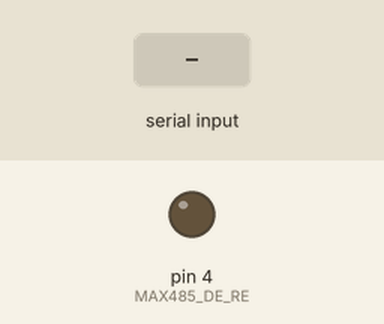
This sketch was run on a simulated Arduino Uno, built with avr-gcc and run on an emulated ATmega328P. On the bench: output pins drawn as LEDs (lit = HIGH). Inputs (shaded band) come from the test bench. What the sketch prints to the serial monitor is not drawn.

Above: at 1.2 s.
1.3 s: "1\n" received over Serial
2.8 s: "OK\n" received over Serial
Timing chart, 0 to 5.8 s (numbered marks = the images above; inputs shaded):
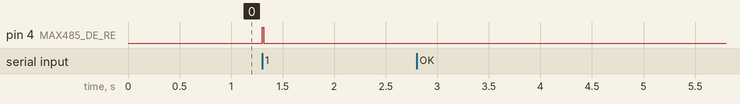

The sketch:

arduino_codigo.ino
```cpp
/*
 * ARDUINO PC - TRANSMISSOR RS485
 *
 * Este código roda no Arduino conectado ao USB do PC da recepção.
 * Ele recebe os comandos enviados pelo software Java a 9600 bps,
 * responde o handshake "OK" para o Java, e retransmite o comando
 * através de um transceptor MAX485 (RS485) para o corredor/hallway.
 *
 * CONEXÕES DO MAX485 NO ARDUINO:
 * - VCC -> 5V
 * - GND -> GND
 * - RX (RO) -> Pino 2 (SoftwareSerial RX)
 * - TX (DI) -> Pino 3 (SoftwareSerial TX)
 * - DE/RE (juntos) -> Pino 4 (Controle de Direção TX/RX)
 */

#include <SoftwareSerial.h>

#define MAX485_DE_RE 4
#define RS485_RX 2
#define RS485_TX 3

// Inicializa a comunicação serial via software para o MAX485
SoftwareSerial rs485(RS485_RX, RS485_TX);

String inputString = "";
bool stringComplete = false;

void setup() {
  // Inicializa a comunicação USB com o PC a 9600 bps
  Serial.begin(9600);

  // Inicializa a comunicação RS485 a 9600 bps
  rs485.begin(9600);

  // Configura pino de controle de fluxo do RS485 como saída
  pinMode(MAX485_DE_RE, OUTPUT);
  digitalWrite(MAX485_DE_RE, LOW); // Modo Receptor por padrão

  inputString.reserve(100);
}

void loop() {
  // Lê os dados recebidos via USB (PC)
  while (Serial.available()) {
    char inChar = (char)Serial.read();
    inputString += inChar;
    if (inChar == '\n') {
      stringComplete = true;
    }
  }

  // Se uma linha completa foi recebida do PC
  if (stringComplete) {
    inputString.trim(); // Limpa espaços e quebras de linha nas pontas

    if (inputString.equalsIgnoreCase("OK")) {
      // Handshake do Java para verificar se o Arduino está online
      Serial.print("OK\n");
    } else {
      // É um comando de portão ou luz. Transmite via RS485.
      enviarRS485(inputString);
    }

    // Limpa a string para a próxima leitura
    inputString = "";
    stringComplete = false;
  }
}

// Envia a mensagem pelo barramento RS485 de forma segura
void enviarRS485(String comando) {
  // Coloca o MAX485 em modo de transmissão (HIGH)
  digitalWrite(MAX485_DE_RE, HIGH);
  delay(5); // Pequeno delay para estabilização do hardware

  // Transmite o comando completo com quebra de linha
  rs485.print(comando + "\n");
  rs485.flush(); // Aguarda o envio físico de todos os bytes

  delay(5); // Garante que o último bit seja transmitido antes de desligar a linha
  // Volta o MAX485 para o modo de recepção/escuta (LOW)
  digitalWrite(MAX485_DE_RE, LOW);
}
```

Measured:
- after the input at 1.3 s, pin 4 (MAX485_DE_RE): LOW → HIGH at once, → LOW 0.01 s later
- after the input at 2.8 s, every drawn part: stays the same
